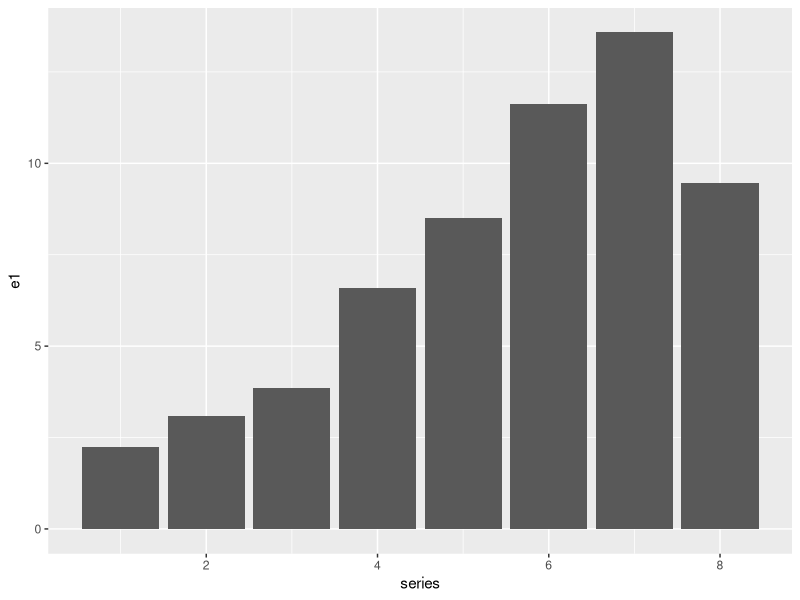
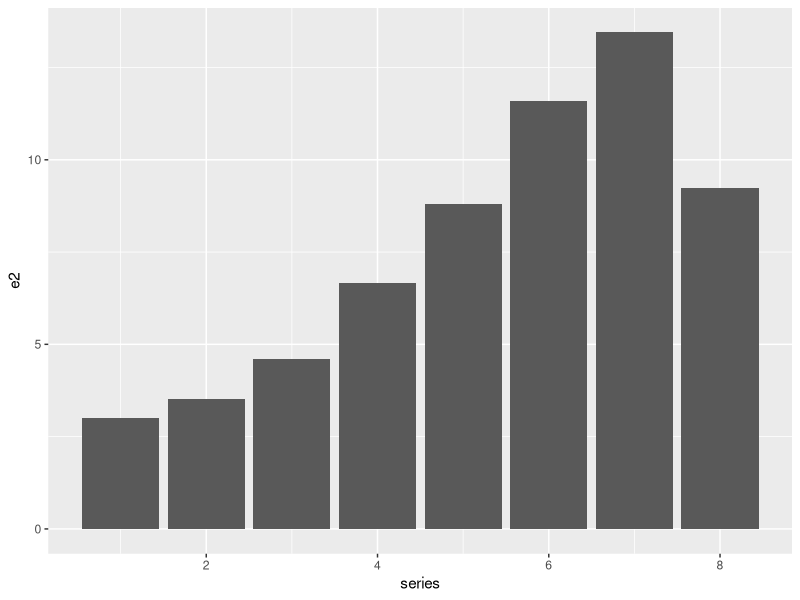
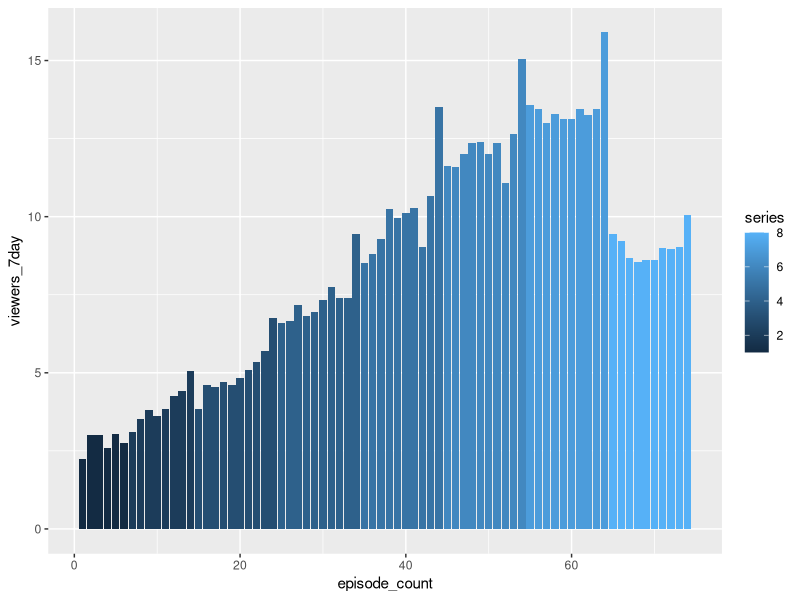
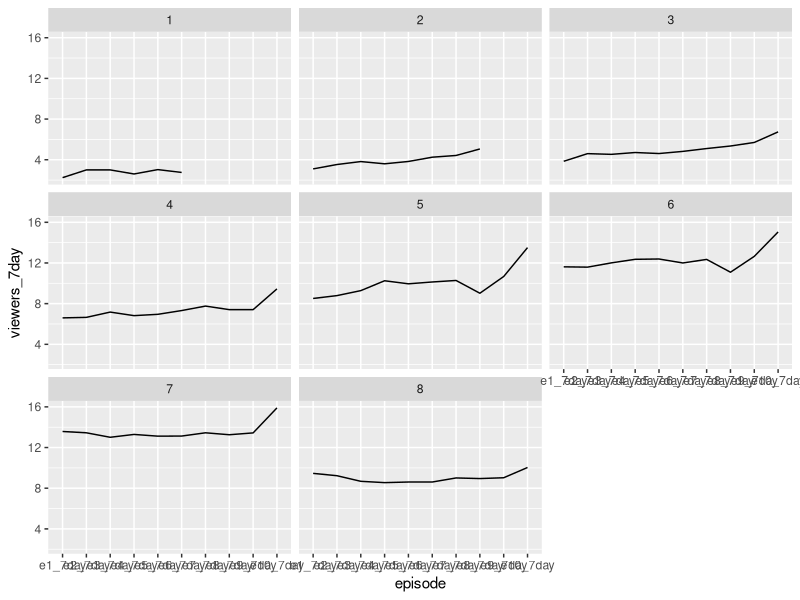
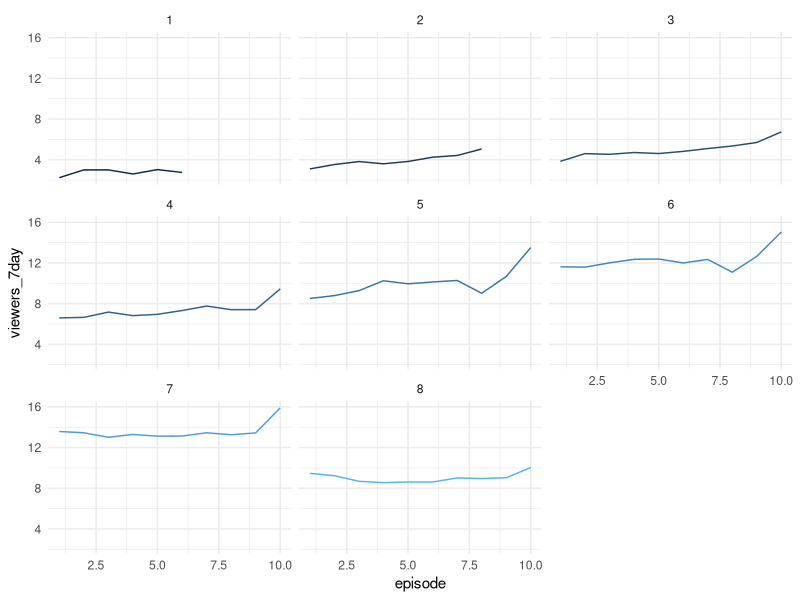
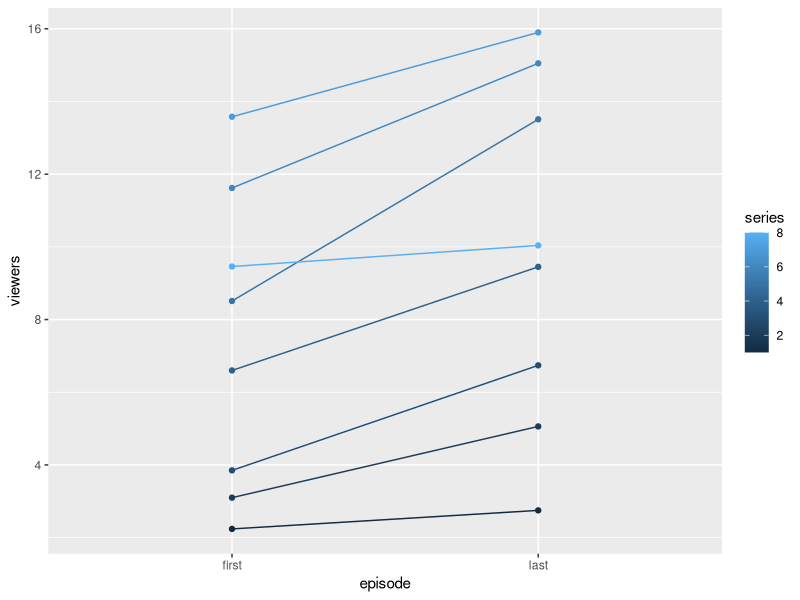
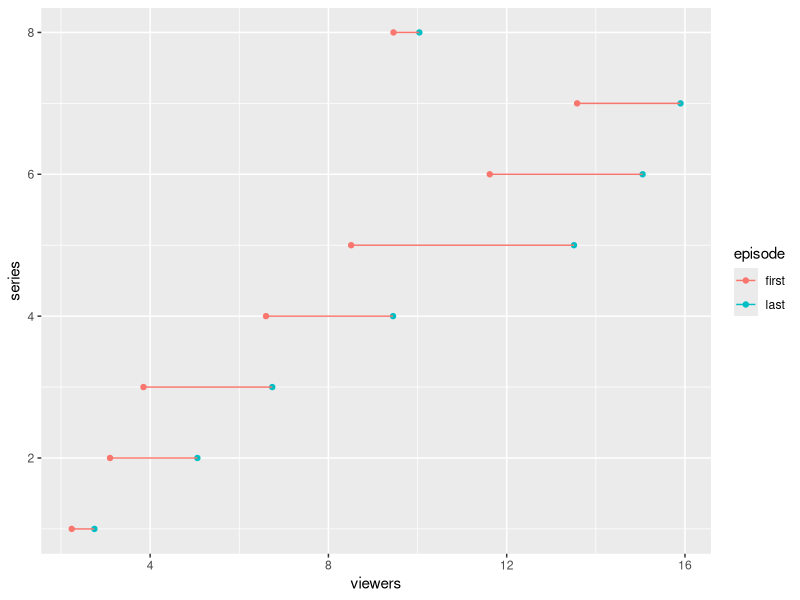
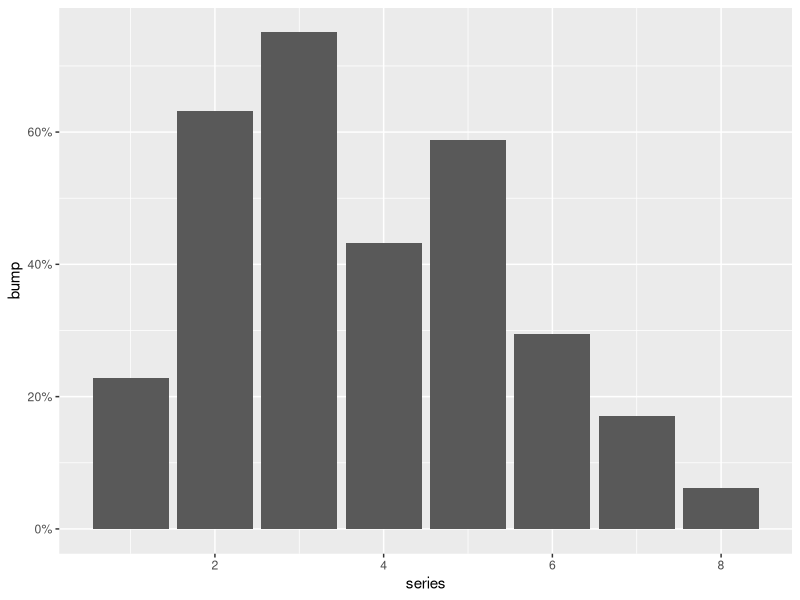

Here is the R script that generated these plots, in order:
library(tidyverse)
library(ggplot2)

ratings4 <- read_csv("messy_ratings.csv")
# Plot of episode 1 viewers by series
ggplot(ratings4, aes(x = series, y = e1)) + geom_col()
# Adapt code to plot episode 2 viewers by series
ggplot(ratings4, aes(x = series, y = e2)) +
  geom_col()

tidy_ratings <- ratings4 %>%
  # Gather and convert episode to factor
  gather(key = "episode", value = "viewers_7day", -series, 
         factor_key = TRUE, na.rm = TRUE) %>%
  # Sort in ascending order by series and episode
  arrange(series, episode) %>% 
  # Create new variable using row_number()
  mutate(episode_count = row_number())

# Plot viewers by episode and series
ggplot(tidy_ratings, aes(x = episode_count, 
                         y = viewers_7day, 
                         fill = series)) +
  geom_col()

ratings5 <- read_csv("messy_ratings2.csv")

week_ratings <- ratings5  %>% 
  # Select 7-day viewer ratings
  select(series, ends_with("7day")) %>% 
  # Gather 7-day viewers by episode
  gather(episode, viewers_7day, ends_with("7day"), na.rm = TRUE, factor_key = TRUE)

# Plot 7-day viewers by episode and series
ggplot(week_ratings, aes(x = episode, 
                         y = viewers_7day, 
                         group = series)) +
  geom_line() +
  facet_wrap(~series)


week_ratings <- ratings5  %>% 
  # Select 7-day viewer ratings
  select(series, ends_with("7day")) %>% 
  # Gather 7-day viewers by episode
  gather(episode, viewers_7day, ends_with("7day"), na.rm = TRUE, factor_key = TRUE) %>% 
  # Edit to separate key column and drop extra
  separate(col = episode, c("episode"), extra = "drop") %>% 
  # Edit to parse episode number
  mutate(episode = parse_number(episode))


# Print to view
print(week_ratings)


# Edit your code to color by series and add a theme
ggplot(week_ratings, aes(x = episode, y = viewers_7day, 
                         group = series, color = series)) +
  geom_line() +
  facet_wrap(~series) +
  guides(color = FALSE) +
  theme_minimal()

viewers_millions <- c('2 3 3 2 3 2 3 3 3 3 3 4 4 5 3 4 4 4 4 4 5 5 5 6 6 6 7 6 6 7 7 7 7 9 8 8 9 10 9 10 10 9 10 13 11 11 12 12 12 12 12 11 12 15 13 13 13 13 13 13 13 13 13 15 9 9 8 8 8 8 9 8 9 10')
viewers_millions <- str_split(viewers_millions, " ")
viewers_millions <- as.double(viewers_millions[[1]])

viewers_decimal <- c('.24 .00 .00 .6 .03 .75 .1 .53 .82 .6 .83 .25 .42 .06 .85 .6 .53 .71 .61 .82 .1 .35 .7 .74 .6 .65 .17 .82 .95 .32 .76 .41 .41 .45 .51 .79 .28 .25 .95 .13 .28 .02 .67 .51 .62 .59 .01 .36 .39 .00 .35 .09 .65 .05 .58 .45 .01 .29 .12 .13 .45 .26 .44 .9 .46 .23 .68 .55 .61 .61 .01 .95 .03 .04')
viewers_decimal <- as.double(str_split(viewers_decimal, " ")[[1]])

series <- c('1 1 1 1 1 1 2 2 2 2 2 2 2 2 3 3 3 3 3 3 3 3 3 3 4 4 4 4 4 4 4 4 4 4 5 5 5 5 5 5 5 5 5 5 6 6 6 6 6 6 6 6 6 6 7 7 7 7 7 7 7 7 7 7 8 8 8 8 8 8 8 8 8 8')
series <- as.double(str_split(series, " ")[[1]])

episode <- c('1 2 3 4 5 6 1 2 3 4 5 6 7 8 1 2 3 4 5 6 7 8 9 10 1 2 3 4 5 6 7 8 9 10 1 2 3 4 5 6 7 8 9 10 1 2 3 4 5 6 7 8 9 10 1 2 3 4 5 6 7 8 9 10 1 2 3 4 5 6 7 8 9 10')
episode <- as.double(str_split(episode, " ")[[1]])

ratings6 <- cbind(series, episode, viewers_millions, viewers_decimal)
ratings6 <- as.data.frame(ratings6)
ratings6$viewers_7day <- paste0(ratings6$viewers_millions, ratings6$viewers_decimal)
ratings6 <- ratings6 %>% select(series, episode, viewers_7day)
str(ratings6)
ratings6 <- ratings6 %>% mutate(viewers_7day = parse_number(viewers_7day))
str(ratings6)

# Create tidy data with 7- and 28-day viewers
tidy_ratings_all <- ratings5 %>%
  gather(episode, viewers, ends_with("day"), na.rm = TRUE) %>% 
  separate(episode, into = c("episode", "days")) %>%  
  mutate(episode = parse_number(episode),
         days = parse_number(days)) 

tidy_ratings_all %>% 
  # Count viewers by series and days
  count(series, days, wt = viewers) %>%
  # Adapt to spread counted values
  spread(key = days, value = n, sep = "_")


# Fill in blanks to get premiere/finale data
tidy_ratings_scatter <- ratings4 %>%
  gather(episode, viewers, -series, na.rm = TRUE) %>%
  mutate(episode = parse_number(episode)) %>% 
  group_by(series) %>% 
  filter(episode == 1 | episode == max(episode)) %>% 
  ungroup()

# Recode first/last episodes
first_last <- tidy_ratings_scatter %>% 
  mutate(episode = recode(episode, `1` = "first", .default = "last")) 

# Switch the variables mapping x-axis and color
ggplot(first_last, aes(x = episode, y = viewers, color = series)) +
  geom_point() + 
  geom_line(aes(group = series))

# Switch the variables mapping x-axis and color
ggplot(first_last, aes(x = series, y = viewers, color = episode)) +
  geom_point() + # keep
  geom_line(aes(group = series)) + # keep
  coord_flip() # keep

# Calculate relative increase in viewers
bump_by_series <- first_last %>% 
  spread(episode, viewers) %>%   
  mutate(bump = (last - first) / first)

# Fill in to make bar chart of bumps by series
ggplot(bump_by_series, aes(x = series, y = bump)) +
  geom_col() +
  scale_y_continuous(labels = scales::percent) # converts to %